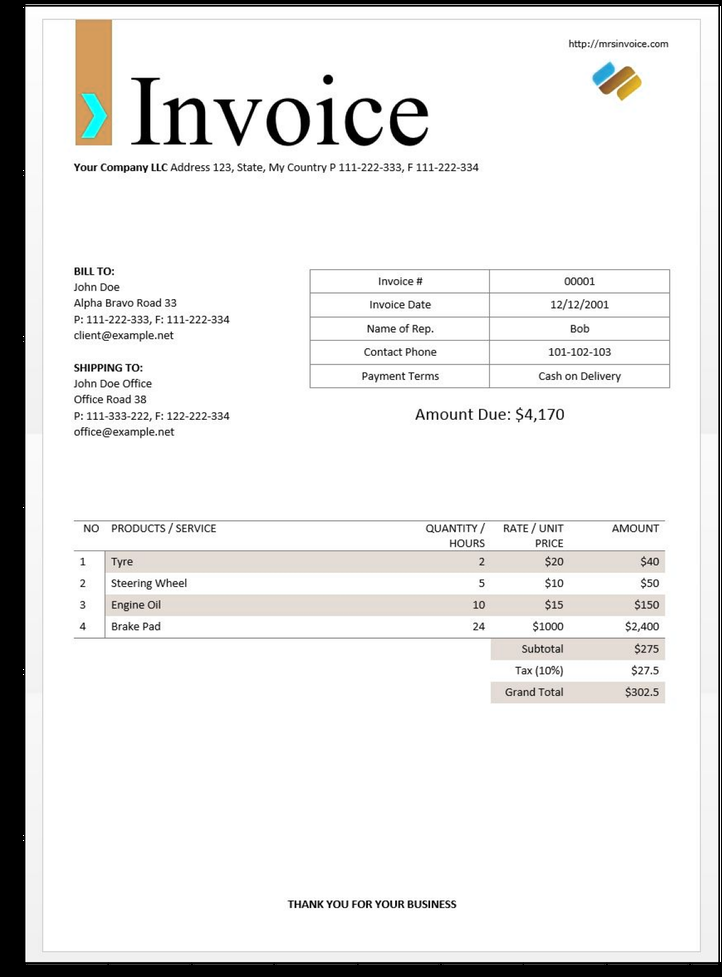
#> input picture invoice_sample.png, 722 x 977 px, shrunk from 1162 x 1571 before the run, found by its file name
$ jupyter execute --allow-errors Invoice_OCR.ipynb   (shell and % lines are left out)
#> lines starting #> are read from the running program, lines starting #| are printed output that depends on the picture; after the words box and inside, x2 and y2 are one past the last pixel; in counts of white or black regions, pixels touching at a corner belong together
## **Libraies and Load Image**

[cell 1]
import pytesseract
from pytesseract import Output
import cv2
import matplotlib.pyplot as plt
import re
import pandas as pd

[cell 2]
from google.colab import drive
drive.mount('/content/drive')

[cell 3]
image_path = '/content/drive/MyDrive/invoice_sample.png'

## **Load and Visualize Invoice Image**

This code loads the invoice image from the specified path using OpenCV and displays it using Matplotlib. The image is converted from BGR (OpenCV default) to RGB format for proper visualization in a Jupyter/Colab notebook.

[cell 4]
plt.rcParams["figure.figsize"] = (20, 30)

# Set the path to your image
image_path = '/content/drive/MyDrive/invoice_sample.png'

# Load the image
img = cv2.imread(image_path)
#> img is the input picture: shape (977, 722, 3); mean B, G, R 230.4, 231.2, 231.6
plt.imshow(cv2.cvtColor(img, cv2.COLOR_BGR2RGB))
plt.title("Loaded Invoice Image")
plt.show()

## **Extract Text and Display Bounding Boxes**

This code uses `pytesseract` to extract text and its bounding box coordinates from the loaded image. Text with a confidence score above a specified threshold (60) is highlighted with green rectangles, and the extracted text is displayed above each box. The updated image with bounding boxes is visualized using Matplotlib.

#> (a cell that did not finish here is left out)

## **Highlight Email Addresses in the Image**

This code reloads the original image and uses `pytesseract` to extract text. It applies a regex pattern to identify email addresses and highlights them with blue bounding boxes if the confidence score exceeds 60. Detected email addresses are printed to the console, and the updated image is displayed using Matplotlib.

[cell 6]
# Reload the original image
img = cv2.imread(image_path)

# Define email regex pattern
email_pattern = r'\S+@\S+'

# Highlight email addresses
#> (the rest of this cell did not finish here and is left out)

## **Extract Key-Value Pairs Based on Keywords**

This code defines a list of keywords (e.g., "Invoice #", "Invoice Date") and uses OCR data to locate the keyword matches in the image. For each keyword, it finds the corresponding value located to the right of the keyword and extracts it. The results are stored in a dictionary and printed to the console, showing key-value pairs for fields like the invoice number, date, representative name, etc.

[cell 7]
# Define keywords to search for
keywords = ["Invoice #", "Invoice Date", "Name of Rep.", "Contact Phone", "Payment Terms"]
results = {}

# Function to find multi-word keyword matches
def find_keyword_match(keyword, ocr_data):
    keyword_parts = keyword.split()
    match_indices = []

    # Search for consecutive words that match the keyword parts
    for i in range(len(ocr_data) - len(keyword_parts) + 1):
        consecutive_match = all(
            ocr_data[i + j]['text'].lower() == keyword_parts[j].lower()
            for j in range(len(keyword_parts))
        )
        if consecutive_match:
            match_indices.append(i)

    return match_indices

# Extract OCR data and clean
#> (the rest of this cell did not finish here and is left out)

## **Extract Table Data Using Contours and OCR**

This code preprocesses the image by converting it to grayscale and applying thresholding to enhance text visibility. It then uses contours to detect a table-like region in the image. After identifying the table region, OCR is applied to extract text data. The extracted text is grouped into rows based on vertical alignment, and valid rows are sorted and filtered. Finally, the data is converted into a pandas DataFrame for structured display, showing key columns such as "NO", "PRODUCTS / SERVICE", "QUANTITY / HOURS", "RATE / UNIT PRICE", and "AMOUNT".

[cell 8]
# Load and preprocess the image
img = cv2.imread(image_path)
gray = cv2.cvtColor(img, cv2.COLOR_BGR2GRAY)
thresh = cv2.adaptiveThreshold(gray, 255, cv2.ADAPTIVE_THRESH_GAUSSIAN_C, cv2.THRESH_BINARY_INV, 15, 8)
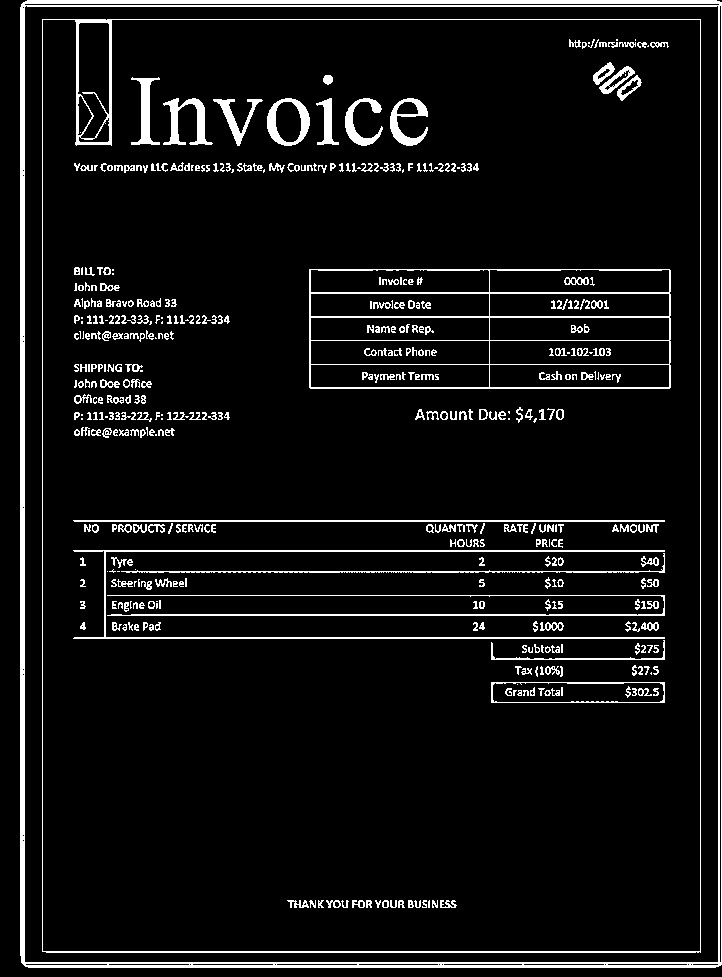
#> thresh: shape (977, 722); 7.2% white; 466 white regions (92 under 20 px)

# Detect table-like contours
contours, _ = cv2.findContours(thresh, cv2.RETR_EXTERNAL, cv2.CHAIN_APPROX_SIMPLE)
#> contours = 1 contour; box (x1, y1, x2, y2) and area: (20, 0, 722, 968) 677809
table_roi = None

# Find the largest table-like region
for contour in contours:
    x, y, w, h = cv2.boundingRect(contour)
    if w > 500 and h > 200:  # Table size threshold
        table_roi = img[y:y+h, x:x+w]
        break
#> this loop made 1 pass
#> (x, y, w, h) on pass 1: (20, 0, 702, 968)
#> pass 1, `table_roi = img[y:y+h, x:x+w]`:
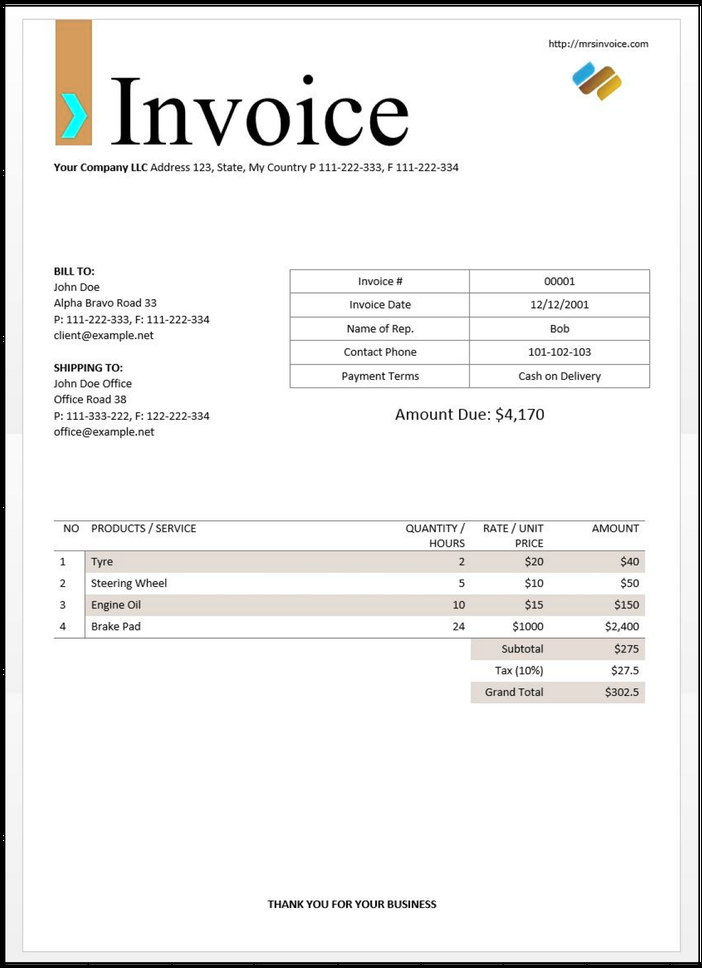
#> table_roi: shape (968, 702, 3); mean B, G, R 239.2, 240, 240.4

#> (the rest of this cell did not finish here and is left out)
